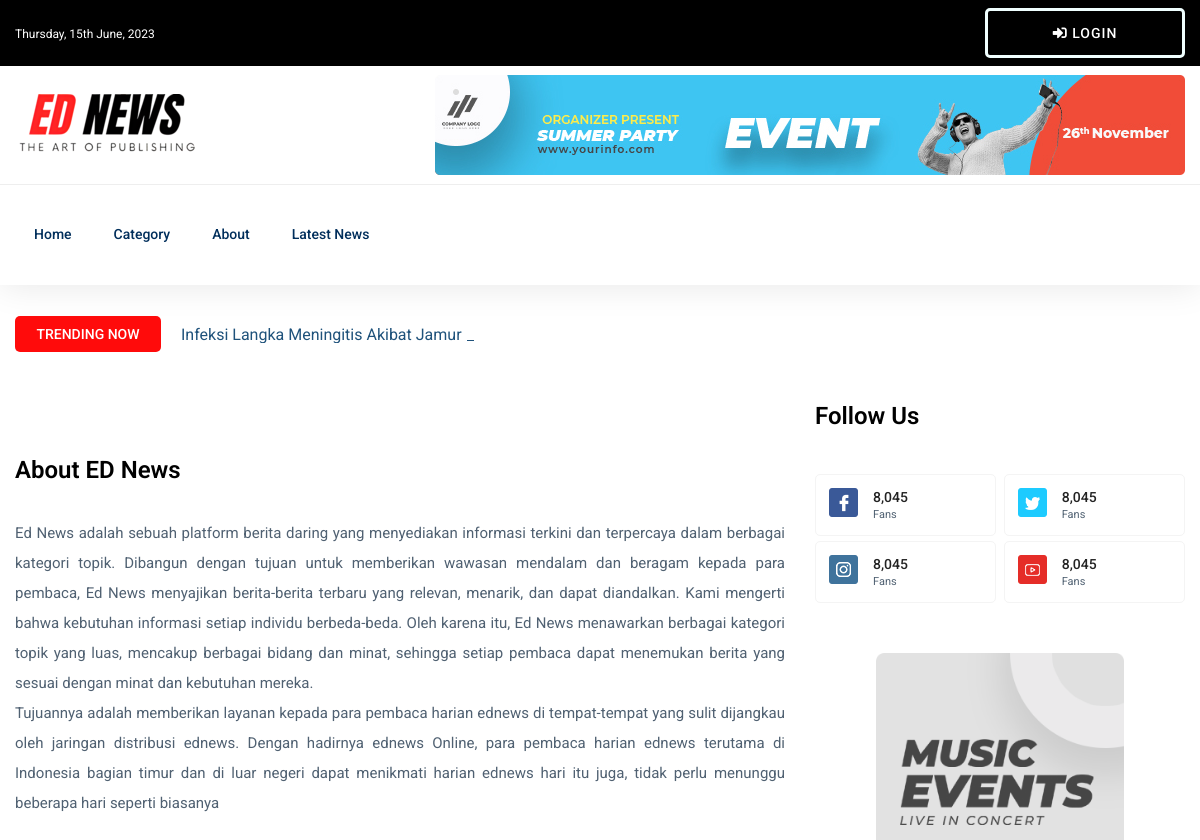
The page /about.php (upper part) on the database as committed earlier.
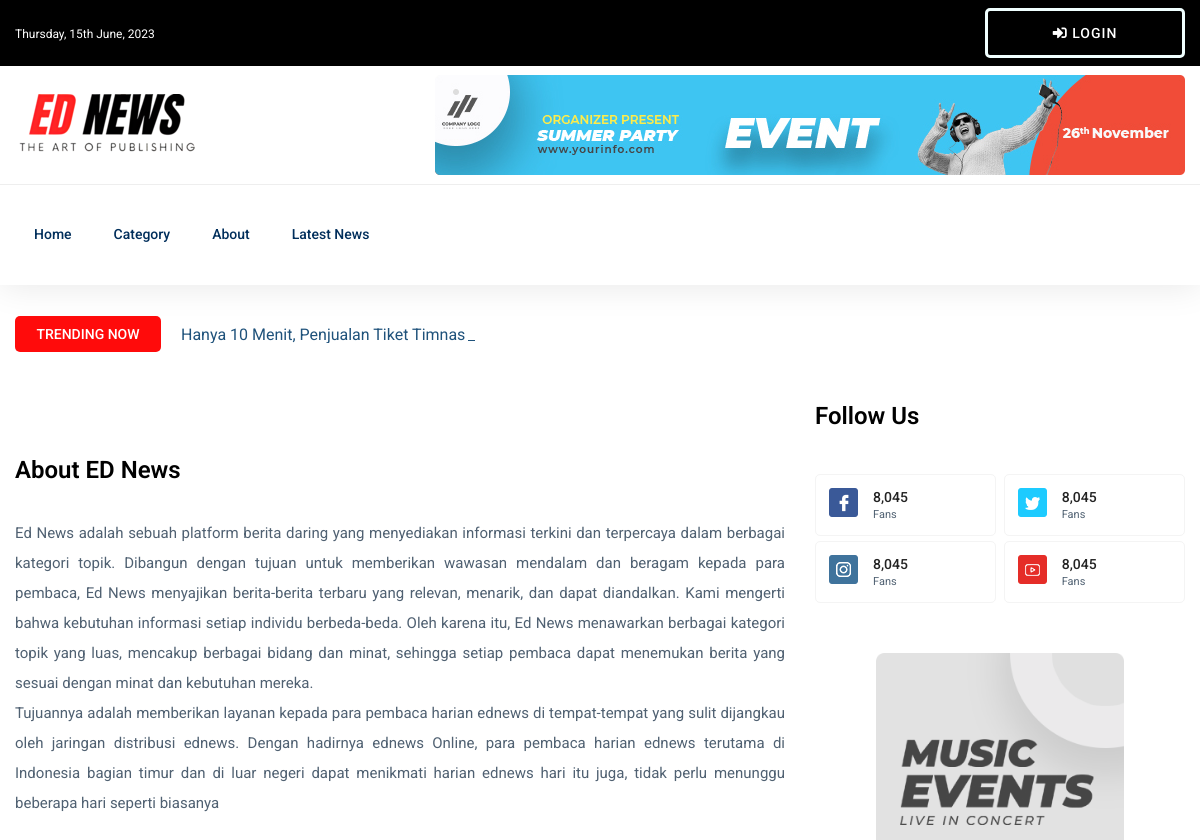
The same page on the database as committed later.
### tables this page shows
CREATE TABLE `komentar` (
  `id_komentar` int(11) NOT NULL,
  `nama_pengirim` varchar(50) NOT NULL,
  `komentar` text NOT NULL,
  `tgl_komentar` datetime NOT NULL,
  `id_berita` int(11) NOT NULL
);

CREATE TABLE `berita` (
  `id` int(11) NOT NULL,
  `judul` varchar(100) NOT NULL,
  `tgl_publish` datetime NOT NULL,
  `isi` text NOT NULL,
  `id_kategori` int(11) NOT NULL,
  `id_penulis` int(11) NOT NULL,
  `gambar` text NOT NULL
);

### trending.php (the view)
<?php
$query_berita = mysqli_query($koneksi,
"SELECT *, COUNT(id_berita) AS jmlh FROM komentar JOIN berita ON komentar.id_berita = berita.id GROUP BY id_berita ORDER BY jmlh DESC");
?>
<div class="row">
    <div class="col-lg-12">
        <div class="trending-tittle">
            <strong>Trending now</strong>
            <div class="trending-animated">
                <ul id="js-news" class="js-hidden">
                    <?php
                    while ($data_berita = mysqli_fetch_assoc($query_berita)) {
                        $judul_berita_tren = $data_berita['judul'];
                    ?>
                        <li class='news-item'>
                        <a href="details.php?id=<?= $data_berita['id']; ?>">
                        <?= $judul_berita_tren; ?>
                        </a>
                        </li>
                    <?php }
                    ?>
                </ul>
            </div>
        </div>
    </div>
</div>

### about.php (shortened to what this page needs)
<?php
include 'admin/koneksi.php';
?>
<!doctype html>
<html class="no-js" lang="zxx">
<?php include "head.php";
?>
<body>
  <?php include "header.php" ?>
  <main>
    <div class="about-area">
      <div class="container">
        <?php include 'trending.php'; ?>
        <div class="row">
          <div class="col-lg-8">
            <div class="about-right mb-90">
              <div class="about-img">
              </div>
              <div class="section-tittle mb-30 pt-30">
                <h3>About ED News</h3>
              </div>
              <div class="about-prea">
                <p class="about-pera1 mb-25 p">
                  Ed News adalah sebuah platform berita daring yang menyediakan informasi terkini dan terpercaya dalam berbagai kategori topik. Dibangun dengan tujuan untuk memberikan wawasan mendalam dan beragam kepada para pembaca, Ed News menyajikan berita-berita terbaru yang relevan, menarik, dan dapat diandalkan.
                  Kami mengerti bahwa kebutuhan informasi setiap individu berbeda-beda. Oleh karena itu, Ed News menawarkan berbagai kategori topik yang luas, mencakup berbagai bidang dan minat, sehingga setiap pembaca dapat menemukan berita yang sesuai dengan minat dan kebutuhan mereka. <br>
                  Tujuannya adalah memberikan layanan kepada para pembaca harian ednews di tempat-tempat yang sulit dijangkau oleh jaringan distribusi ednews. Dengan hadirnya ednews Online, para pembaca harian ednews terutama di Indonesia bagian timur dan di luar negeri dapat menikmati harian ednews hari itu juga, tidak perlu menunggu beberapa hari seperti biasanya
                </p>
              </div>
            </div>
          </div>
        </div>
      </div>
    </div>
  </main>
</body>
</html>

### head.php (shortened to what this page needs)
<head>
    <link rel="stylesheet" href="assets/css/bootstrap.min.css">
    <link rel="stylesheet" href="assets/css/owl.carousel.min.css">
    <link rel="stylesheet" href="assets/css/ticker-style.css">
    <link rel="stylesheet" href="assets/css/flaticon.css">
    <link rel="stylesheet" href="assets/css/slicknav.css">
    <link rel="stylesheet" href="assets/css/animate.min.css">
    <link rel="stylesheet" href="assets/css/magnific-popup.css">
    <link rel="stylesheet" href="assets/css/fontawesome-all.min.css">
    <link rel="stylesheet" href="assets/css/themify-icons.css">
    <link rel="stylesheet" href="assets/css/slick.css">
    <link rel="stylesheet" href="assets/css/nice-select.css">
    <link rel="stylesheet" href="assets/css/style.css">
</head>

### header.php (shortened to what this page needs)
<header>
    <div class="header-area">
        <div class="main-header ">
            <div class="header-top black-bg d-none d-md-block">
                <div class="container">
                    <div class="col-xl-12">
                        <div class="row d-flex justify-content-between align-items-center">
                            <div class="header-info-left">
                                <ul>
                                    <li><?php echo date('l, jS F, Y'); ?></li>
                                </ul>
                            </div>
                            <div>
                                <ul>
                                    <li><a href="#" class="btn login-btn" data-toggle="modal" data-target="#loginModal"><i class="fas fa-sign-in-alt"></i> Login</a></li>
                                </ul>
                            </div>
                        </div>
                    </div>
                </div>
            </div>
            <div class="header-mid d-none d-md-block">
                <div class="container">
                    <div class="row d-flex align-items-center">
                        <div class="col-xl-3 col-lg-3 col-md-3">
                            <div class="logo">
                                <a href="index.php"><img src="assets/img/logo/logoo.png" alt=""></a>
                            </div>
                        </div>
                        <div class="col-xl-9 col-lg-9 col-md-9">
                            <div class="header-banner f-right ">
                                <img src="assets/img/hero/header_card.jpg" alt="">
                            </div>
                        </div>
                    </div>
                </div>
            </div>
            <div class="header-bottom header-sticky">
                <div class="container">
                    <div class="row align-items-center">
                        <div class="col-xl-10 col-lg-10 col-md-12 header-flex">
                            <div class="main-menu d-none d-md-block">
                                <nav>
                                    <ul id="navigation">
                                        <li><a href="index.php">Home</a></li>
                                        <li><a href="categori.php?Semua">Category</a></li>
                                        <li><a href="about.php">About</a></li>
                                        <li><a href="latest_news.php">Latest News</a></li>
                                    </ul>
                                </nav>
                            </div>
                        </div>
                        <div class="col-12">
                        </div>
                    </div>
                </div>
            </div>
        </div>
    </div>
</header>

### assets/css/ticker-style.css (style rules this page uses)
.ticker-content a { text-decoration: none; color: #1F527B; }

### about.php (style rules this page uses)
.p { text-align: justify; }

### header.php (style rules this page uses)
.login-btn { background-color: transparent !important; border: solid; border-color: azure; padding : 15px 1px; }

Rows that differ between the two databases and show on the page:
no longer on this page (row unchanged): komentar: id_berita.judul "Infeksi Langka Meningitis Akibat Jamur Merebak di AS, Picu 3 Orang Tewas"
added komentar: id_berita.judul "Hanya 10 Menit, Penjualan Tiket Timnas…"
